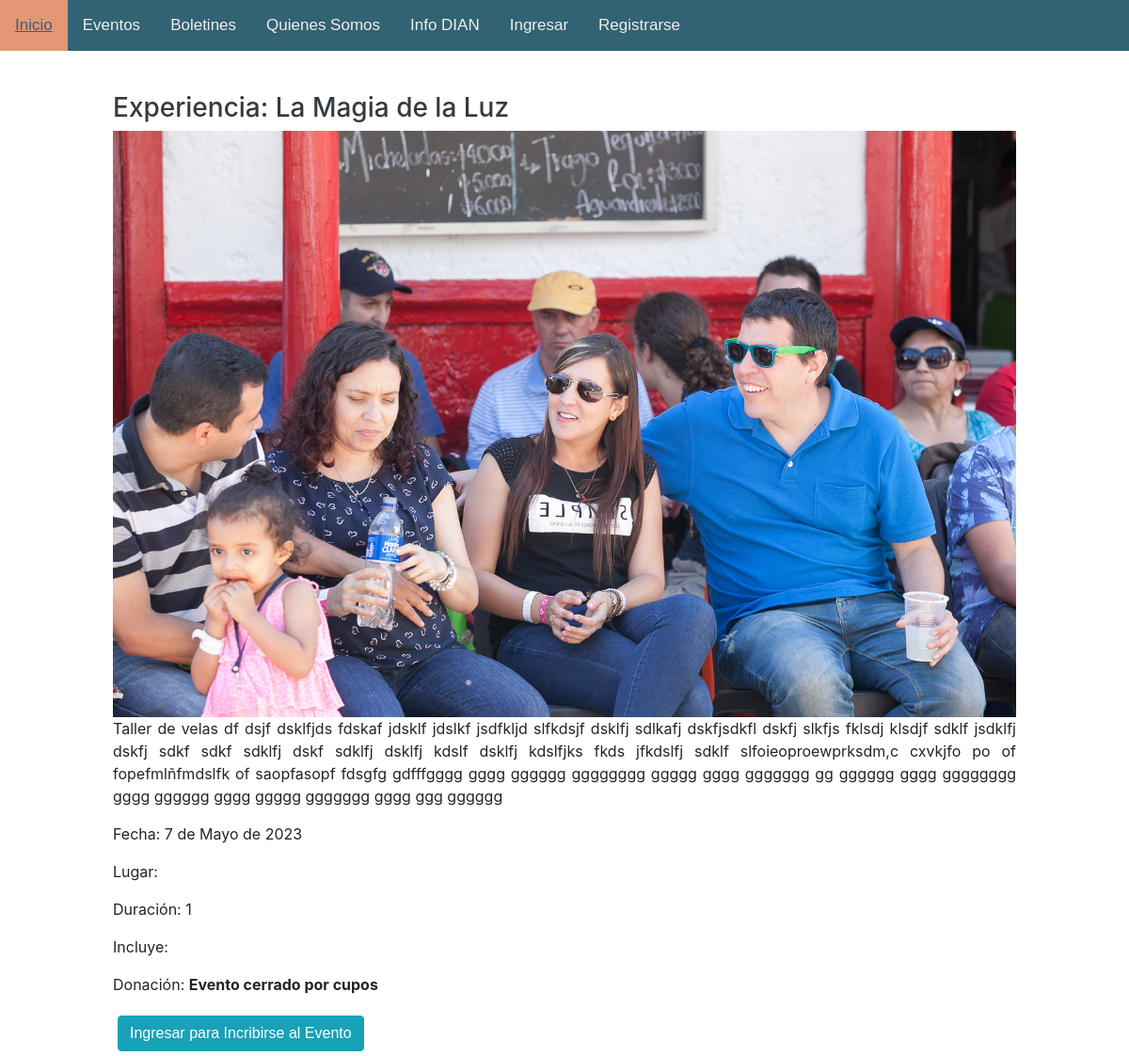
Page /eventos/evento/1/ on the committed database.
### eventos/models.py (models this page shows, shortened)
class Evento(models.Model):
    TYPES = [
        ('Taller', 'Taller'),
        ('Encuentro', 'Encuentro'),
        ('Experiencia', 'Experiencia'),
    ]
    nombre = models.CharField(max_length=40)
    tipo = models.CharField(max_length=15, choices=TYPES)
    descripcion = models.TextField(null=True, blank=True)
    lugar = models.TextField(null=True, blank=True)
    duracion = models.CharField(max_length=40)
    incluye = models.TextField(null=True, blank=True)
    fecha = models.DateField()
    costo1 = models.PositiveIntegerField(default=0)
    fecha_costo1 = models.DateField(default=None, null=True, blank=True)
    costo2 = models.PositiveIntegerField(default=0)
    fecha_costo2 = models.DateField(default=None, null=True, blank=True)
    costo = models.PositiveIntegerField(default=0)
    fecha_costo = models.DateField(default=None, null=True, blank=True)
    imagen = models.ImageField(upload_to='eventos', null=True, blank=True)
    inscritos = models.ManyToManyField(User, blank=True)
    concluido = models.BooleanField(default=False)
    cancelado = models.BooleanField(default=False)
    cupos = models.PositiveSmallIntegerField(default=0)
    cant_inscritos = models.PositiveSmallIntegerField(default=0)
    cerrado = models.BooleanField(default=False)
    prueba = models.BooleanField(default=True)

### eventos/views.py (the view, shortened to what this page needs)
# urls.py: path('evento/<int:pk>/', views.eventDetails, name="eventos.detail"),
def eventDetails(request, pk):
    comunidad = False # Por defecto los usuarios no son de la comunidad
    doc = False # Por defecto que no se tiene el documento de identidad del usuario
    try:
        user = request.user # Usuario loggeado
        cu = CustomUser.objects.get(user=user) # Custom User del usuario loggeado
        if cu.comunidad:
            comunidad =True # Se cambia a verdadero si el usuario es de la comunidad
        if cu.id_number != None and cu.id_number != 0:
            doc = True # Se cambia a verdadero si el usuario ya tiene ingresado el documento de identidad
    except:
        pass
    for evento in Evento.objects.filter(cancelado=False, concluido=False):
        evento.cant_inscritos = 0
        for inscripcion in Inscripciones.objects.filter(evento=evento):
                evento.cant_inscritos = evento.cant_inscritos + inscripcion.cantidad
        if evento.cant_inscritos >= evento.cupos or evento.fecha_costo2 < date.today():
            evento.cerrado = True
        else:
            evento.cerrado = False
        if evento.fecha < date.today():
            evento.concluido = True
        evento.save()
    event = Evento.objects.get(pk=pk)
    if event.fecha_costo1 > date.today():
        event.costo = event.costo1
        event.fecha_costo = event.fecha_costo1
    else:
        event.costo = event.costo2
        event.fecha_costo = event.fecha_costo2
    event.save()
    inscrito = request.user in event.inscritos.all()
    try:
        cupos = Inscripciones.objects.get(usuario=request.user, evento=event).cantidad
    except:
        cupos = 0
    return render(request, 'eventos/detail.html', {
        'event':event,
        'inscrito': inscrito,
        'cupos': cupos,
        'comunidad': comunidad,
        'doc': doc,
    })

### eventos/templates/eventos/detail.html (shortened to what this page needs)
{% extends 'base.html' %}
{% load static %}
{% block body %}
    <div style="margin: 0 auto; width: 80%;">
        <br>
        <h3 class="text-dark text-decoration-non top-20">{{ event.tipo }}: {{ event.nombre }}</h3>
        <img src="{{event.imagen.url}}" alt="{{event.nombre}}" width="100%">
        <p class="card-text" style="text-align: justify;">{{ event.descripcion }}</p>
        <p class="card-text" style="text-align: justify;">Fecha: {{ event.fecha }}</p>
        <p class="card-text" style="text-align: justify;">Lugar: {{ event.lugar }}</p>
        <p class="card-text" style="text-align: justify;">Duración: {{ event.duracion}}</p>
        <p class="card-text" style="text-align: justify;">Incluye: {{ event.incluye }}</p>
        <p class="card-text" style="text-align: justify;">Donación:
            {% if event.cerrado %}
                <b>Evento cerrado por cupos</b>
            {% else %}
                ${{ event.costo }} <small>(Hasta el {{ event.fecha_costo }})</small>
            {% endif %}
        </p>
        {% if user.is_authenticated %}
            {% if inscrito %}
                <h5>Cantidad de cupos que has reservado: {{ cupos }}</h5>
                <form action="{% url 'eventos.agregar_cupo' pk=event.id %}" method="POST"> {% csrf_token %}
                    <button type="submit" class="btn btn-primary">Agregar otro cupo a tu inscripción</button>
                </form>
                <form action="{% url 'eventos.quitar_cupo' pk=event.id %}" method="POST"> {% csrf_token %}
                    <button type="submit" class="btn btn-secundary">Quitar un cupo a tu inscripción</button>
                </form>
                <form action="{% url 'eventos.desuscribir' pk=event.id %}" method="POST"> {% csrf_token %}
                    <button type="submit" class="btn btn-danger">Desinscribirse del Evento</button>
                </form>
            {% else %}
                <button id="btn-inscribir" class="btn btn-primary" onclick="inscribirse()">Inscribirse al Evento</button>
            {% endif %}
        {% else %}
            <form action="{% url 'eventos.inscribir' pk=event.id %}" method="POST"> {% csrf_token %}
                <button type="submit" class="btn btn-info">Ingresar para Incribirse al Evento</button>
            </form>
        {% endif %}
    </div>
{% endblock %}

### static/css/style.css (style rules this page uses)
body { margin: 0; font-family: Arial, Helvetica, sans-serif; }
.btn { font-family:'Trebuchet MS', 'Lucida Sans Unicode', 'Lucida Grande', 'Lucida Sans', Arial, sans-serif ; padding: 6px; margin: 5px; border-radius: 10px; border-style: none; }
.top-20 { margin-top: 20px; }

### rows in the picture
Evento: tipo "Experiencia", nombre "La Magia de la Luz", imagen (picture), descripcion "Taller de velas df dsjf dsklfjds fdskaf jdsklf jdslkf jsdfkljd slfkdsjf dsklfj sdlkafj dskfjsdkfl dskfj slkfjs fklsdj klsdjf sdklf jsdklfj dskfj sdkf sdkf sdklfj dskf sdklfj dsklfj kdslf dsklfj kdslfjks fkds jfkdslfj sdklf slfoieoproewprksdm,c cxvkjfo po of fopefmlñfmdslfk of saopfasopf fdsgfg gdfffgggg gggg gggggg gggggggg ggggg gggg ggggggg gg gggggg gggg gggggggg gggg gggggg gggg ggggg ggggggg gggg ggg gggggg", fecha "7 de Mayo de 2023", duracion "1"
